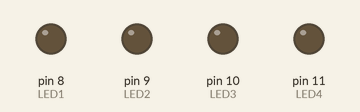
Simulated run of this sketch. Board: Arduino Uno, built with avr-gcc and run on an emulated ATmega328P. On the bench: output pins drawn as LEDs (lit = HIGH).

Above: at 0.3 s.
At 1.5 s:
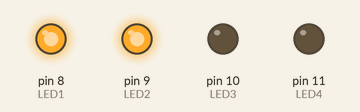
At 2.1 s:
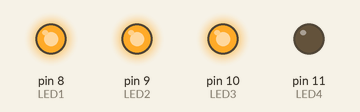
At 3.9 s:
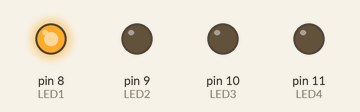
At 5.7 s:
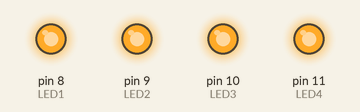
Timing chart, 0 to 6.9 s (numbered marks = the images above):
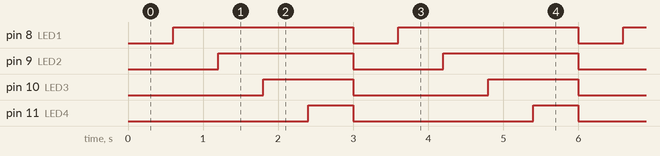

Measured:
- by itself, pin 8 (LED1): alternates HIGH for 2.4 s and LOW for 0.60 s
- by itself, pin 9 (LED2): alternates HIGH for 1.8 s and LOW for 1.2 s
- by itself, pin 10 (LED3): alternates HIGH for 1.2 s and LOW for 1.8 s
- by itself, pin 11 (LED4): alternates HIGH for 0.60 s and LOW for 2.4 s

The sketch:

minim.ino
```cpp
/*
  Solucionari Repte SA2-C · Indicador de nivell (REQUISIT MINIM)
  4 LED que s'encenen progressivament segons un nivell (0..4).
  Aqui el nivell puja sol amb un comptador per demostrar-ho.
  Circuit: LEDs als pins 8, 9, 10, 11 (cada un amb 220 ohm a GND).
*/

const int LED1 = 8, LED2 = 9, LED3 = 10, LED4 = 11;
int nivell = 0;   // 0..4

void setup() {
  pinMode(LED1, OUTPUT); pinMode(LED2, OUTPUT);
  pinMode(LED3, OUTPUT); pinMode(LED4, OUTPUT);
}

void loop() {
  // Encen tants LED com indiqui el nivell
  digitalWrite(LED1, nivell >= 1 ? HIGH : LOW);
  digitalWrite(LED2, nivell >= 2 ? HIGH : LOW);
  digitalWrite(LED3, nivell >= 3 ? HIGH : LOW);
  digitalWrite(LED4, nivell >= 4 ? HIGH : LOW);

  delay(600);
  nivell++;
  if (nivell > 4) nivell = 0;   // torna a començar
}
```
